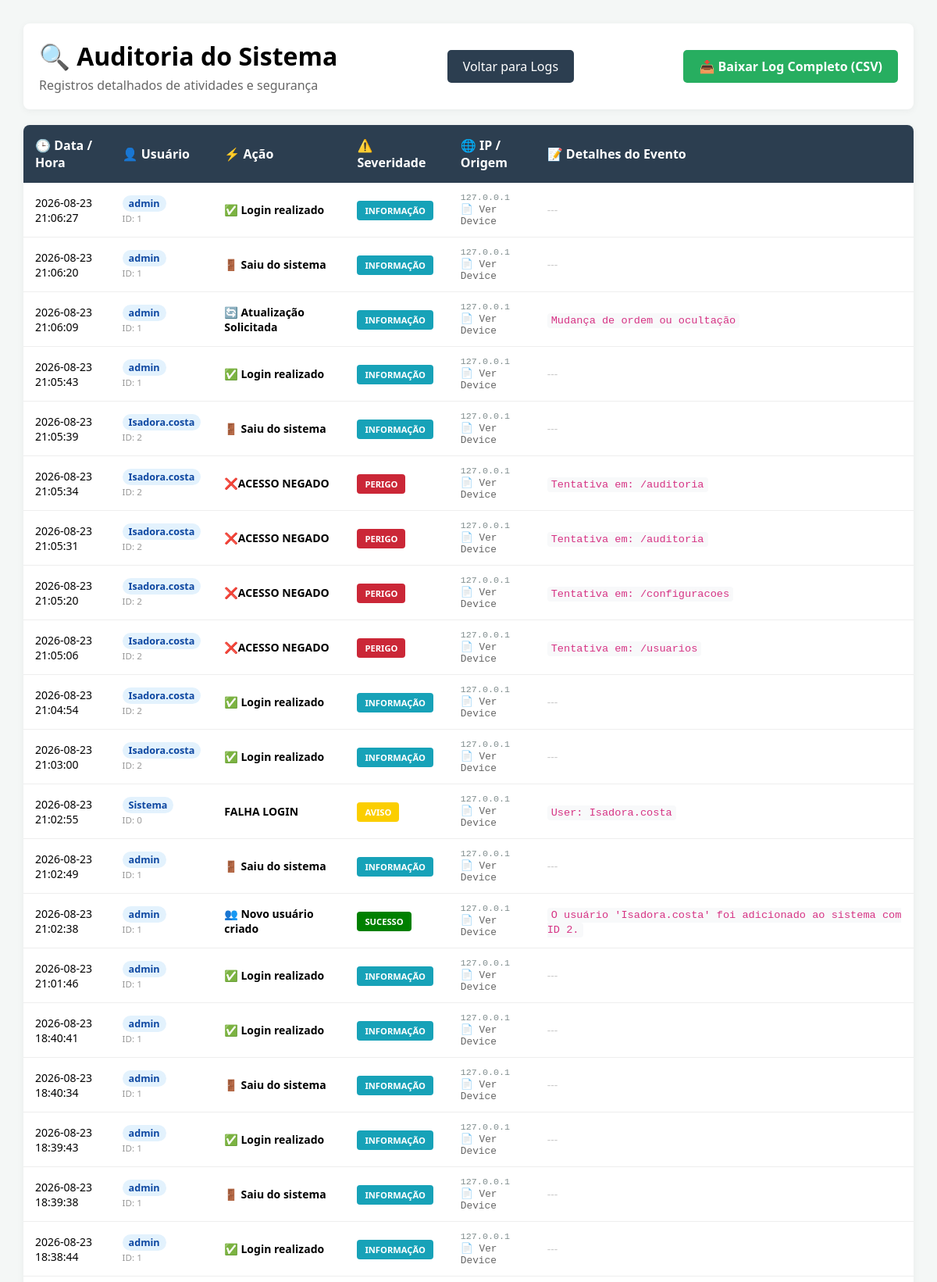
Screenshot of /auditoria (signed in, upper part) with the database file from the repository.
### tables this page shows
CREATE TABLE logs (
            id INTEGER PRIMARY KEY AUTOINCREMENT, 
            usuario_id INTEGER, 
            usuario_nome TEXT, 
            acao TEXT, 
            severidade TEXT, 
            alvo_id INTEGER, 
            detalhes TEXT, 
            ip_address TEXT, 
            user_agent TEXT, 
            data_hora TIMESTAMP DEFAULT (datetime('now', 'localtime'))
        );

### app.py (the view)
@app.route('/auditoria')
@admin_required
def exibir_auditoria_detalhada():
    if session.get('user_id') != 1:
        return redirect(url_for('admin_panel', erro="Acesso Restrito ao Root."))
    conn = get_db_connection()
    logs = conn.execute('SELECT * FROM logs ORDER BY data_hora DESC LIMIT 500').fetchall()
    conn.close()
    return render_template('auditoria.html', logs=logs)

### app.py (called while the page is built, shortened)
@app.context_processor
def inject_version():
    return dict(current_version=f"{EDITION} {VERSION}")

def get_db_connection():
    conn = sqlite3.connect(DB_PATH) # Usa o caminho fixo
    conn.row_factory = sqlite3.Row
    return conn

def admin_required(f):
    @functools.wraps(f)
    def decorated_function(*args, **kwargs):
        if not session.get("logged_in"):
            return redirect(url_for('login'))
        return f(*args, **kwargs)
    return decorated_function

### templates/auditoria.html (shortened to what this page needs)
<!DOCTYPE html>
<html lang="pt-br">
<head>
    <link rel="stylesheet" href="{{ url_for('static', filename='css/auditoria_style.css') }}">
</head>
<body>
<div class="container">
    <div class="audit-header">
        <div>
            <h1 style="margin:0;">🔍 Auditoria do Sistema</h1>
            <p style="margin:5px 0 0; color: #666;">Registros detalhados de atividades e segurança</p>
        </div>
        <a href="{{ url_for('logs') }}" class="btn-back">Voltar para Logs</a>
		<a href="{{ url_for('baixar_auditoria') }}" class="btn-download">
        📥 Baixar Log Completo (CSV)
    </a>
    </div>
    <div class="log-table-container">
        <table>
            <thead>
                <tr>
                    <th>🕒 Data / Hora</th>
                    <th>👤 Usuário</th>
                    <th>⚡ Ação</th>
                    <th>⚠️ Severidade</th>
                    <th>🌐 IP / Origem</th>
                    <th>📝 Detalhes do Evento</th>
                </tr>
            </thead>
            <tbody>
    {% for log in logs %}
    <tr>
        <td>{{ log.data_hora }}</td>
        <td>
            <span class="user-tag">{{ log.usuario_nome }}</span><br>
            <small style="color: #999;">ID: {{ log.usuario_id }}</small>
        </td>
        <td> <strong>{{ log.acao }}</strong> </td>
		<td>
			{% if log.severidade|upper == 'SUCCESS' %}
				<span class="badge bg-success">Sucesso</span>
			{% elif log.severidade|upper == 'DANGER' %}
				<span class="badge bg-danger">Perigo</span>
			{% elif log.severidade|upper == 'WARNING' %}
				<span class="badge bg-warning text-dark">Aviso</span>
			{% elif log.severidade|upper == 'INFO' %}
				<span class="badge bg-info text-white">Informação</span>
			{% endif %}
		</td>
        <td class="ip-addr">
            {{ log.ip_address }}<br>
            <span title="{{ log.user_agent }}" style="cursor:help; font-size: 0.8rem; color: #666;">📄 Ver Device</span>
        </td>
        <td>
            {% if log.detalhes %}
                <code style="background: #f8f9fa; padding: 2px 5px; border-radius: 4px; color: #d63384; font-size: 0.85rem;">
                    {{ log.detalhes }}
                </code>
            {% else %}
                <span style="color: #ccc;">---</span>
            {% endif %}
        </td>
    </tr>
    {% endfor %}
</tbody>
        </table>
    </div>
</div>
</body>
</html>

### static/css/auditoria_style.css (style rules this page uses)
:root { --primary: #2c3e50; --info: #2980b9; --warning: #f39c12; --critical: #c0392b; }
body { background: #f4f7f6; font-family: 'Segoe UI', sans-serif; margin: 0; }
.container { padding: 30px; }
.audit-header { background: white; padding: 20px; border-radius: 8px; box-shadow: 0 2px 10px rgba(0,0,0,0.05); display: flex; justify-content: space-between; align-items: center; margin-bottom: 20px; }
.log-table-container { background: white; border-radius: 8px; overflow: hidden; box-shadow: 0 2px 10px rgba(0,0,0,0.05); }
table { width: 100%; border-collapse: collapse; }
th { background: var(--primary); color: white; padding: 15px; text-align: left; }
td { padding: 12px 15px; border-bottom: 1px solid #eee; font-size: 14px; }
.badge { padding: 5px 10px; border-radius: 20px; font-size: 11px; font-weight: bold; text-transform: uppercase; color: white; }
.ip-addr { font-family: monospace; color: #7f8c8d; font-size: 12px; }
.user-tag { font-weight: 600; color: var(--primary); }
.btn-back { text-decoration: none; background: var(--primary); color: white; padding: 10px 20px; border-radius: 5px; transition: 0.3s; }
.user-tag { background-color: #e3f2fd; color: #0d47a1; padding: 2px 8px; border-radius: 12px; font-weight: bold; font-size: 0.9em; }
.badge { padding: 5px 10px; border-radius: 4px; color: white; font-size: 0.8em; font-weight: bold; }
.bg-info { background-color: #17a2b8; }
.bg-warning { background-color: #fbce00; }
.bg-danger { background-color: #cb2737; }
.bg-success { background-color: green; color: white; }
.ip-addr { font-family: monospace; font-size: 0.9em; }
.btn-download { background-color: #27ae60; color: white; padding: 10px 20px; border-radius: 5px; text-decoration: none; font-weight: bold; transition: background 0.3s; display: inline-flex; align-items: center; }

### rows the page displays
logs: data_hora "2026-08-23 21:06:27", usuario_nome "admin", usuario_id "1", acao "✅ Login realizado", severidade "INFORMAÇÃO", ip_address "127.0.0.1"
logs: data_hora "2026-08-23 21:06:20", usuario_nome "admin", usuario_id "1", acao "🚪 Saiu do sistema", severidade "INFORMAÇÃO", ip_address "127.0.0.1"
logs: data_hora "2026-08-23 21:06:09", usuario_nome "admin", usuario_id "1", acao "🔄 Atualização Solicitada", severidade "INFORMAÇÃO", ip_address "127.0.0.1", detalhes "Mudança de ordem ou ocultação"
logs: data_hora "2026-08-23 21:05:43", usuario_nome "admin", usuario_id "1", acao "✅ Login realizado", severidade "INFORMAÇÃO", ip_address "127.0.0.1"
logs: data_hora "2026-08-23 21:05:39", usuario_nome "Isadora.costa", usuario_id "2", acao "🚪 Saiu do sistema", severidade "INFORMAÇÃO", ip_address "127.0.0.1"
logs: data_hora "2026-08-23 21:05:34", usuario_nome "Isadora.costa", usuario_id "2", acao "❌ACESSO NEGADO", severidade "PERIGO", ip_address "127.0.0.1", detalhes "Tentativa em: /auditoria"
logs: data_hora "2026-08-23 21:05:31", usuario_nome "Isadora.costa", usuario_id "2", acao "❌ACESSO NEGADO", severidade "PERIGO", ip_address "127.0.0.1", detalhes "Tentativa em: /auditoria"
logs: data_hora "2026-08-23 21:05:20", usuario_nome "Isadora.costa", usuario_id "2", acao "❌ACESSO NEGADO", severidade "PERIGO", ip_address "127.0.0.1", detalhes "Tentativa em: /configuracoes"
logs: data_hora "2026-08-23 21:05:06", usuario_nome "Isadora.costa", usuario_id "2", acao "❌ACESSO NEGADO", severidade "PERIGO", ip_address "127.0.0.1", detalhes "Tentativa em: /usuarios"
logs: data_hora "2026-08-23 21:04:54", usuario_nome "Isadora.costa", usuario_id "2", acao "✅ Login realizado", severidade "INFORMAÇÃO", ip_address "127.0.0.1"
logs: data_hora "2026-08-23 21:03:00", usuario_nome "Isadora.costa", usuario_id "2", acao "✅ Login realizado", severidade "INFORMAÇÃO", ip_address "127.0.0.1"
logs: data_hora "2026-08-23 21:02:55", usuario_nome "Sistema", usuario_id "0", acao "FALHA LOGIN", severidade "AVISO", ip_address "127.0.0.1", detalhes "User: Isadora.costa"
logs: data_hora "2026-08-23 21:02:49", usuario_nome "admin", usuario_id "1", acao "🚪 Saiu do sistema", severidade "INFORMAÇÃO", ip_address "127.0.0.1"
logs: data_hora "2026-08-23 21:02:38", usuario_nome "admin", usuario_id "1", acao "👥 Novo usuário criado", severidade "SUCESSO", ip_address "127.0.0.1", detalhes "O usuário 'Isadora.costa' foi adicionado ao sistema com ID 2."
logs: data_hora "2026-08-23 21:01:46", usuario_nome "admin", usuario_id "1", acao "✅ Login realizado", severidade "INFORMAÇÃO", ip_address "127.0.0.1"
logs: data_hora "2026-08-23 18:40:41", usuario_nome "admin", usuario_id "1", acao "✅ Login realizado", severidade "INFORMAÇÃO", ip_address "127.0.0.1"
logs: data_hora "2026-08-23 18:40:34", usuario_nome "admin", usuario_id "1", acao "🚪 Saiu do sistema", severidade "INFORMAÇÃO", ip_address "127.0.0.1"
logs: data_hora "2026-08-23 18:39:43", usuario_nome "admin", usuario_id "1", acao "✅ Login realizado", severidade "INFORMAÇÃO", ip_address "127.0.0.1"
logs: data_hora "2026-08-23 18:39:38", usuario_nome "admin", usuario_id "1", acao "🚪 Saiu do sistema", severidade "INFORMAÇÃO", ip_address "127.0.0.1"
logs: data_hora "2026-08-23 18:38:44", usuario_nome "admin", usuario_id "1", acao "✅ Login realizado", severidade "INFORMAÇÃO", ip_address "127.0.0.1"
